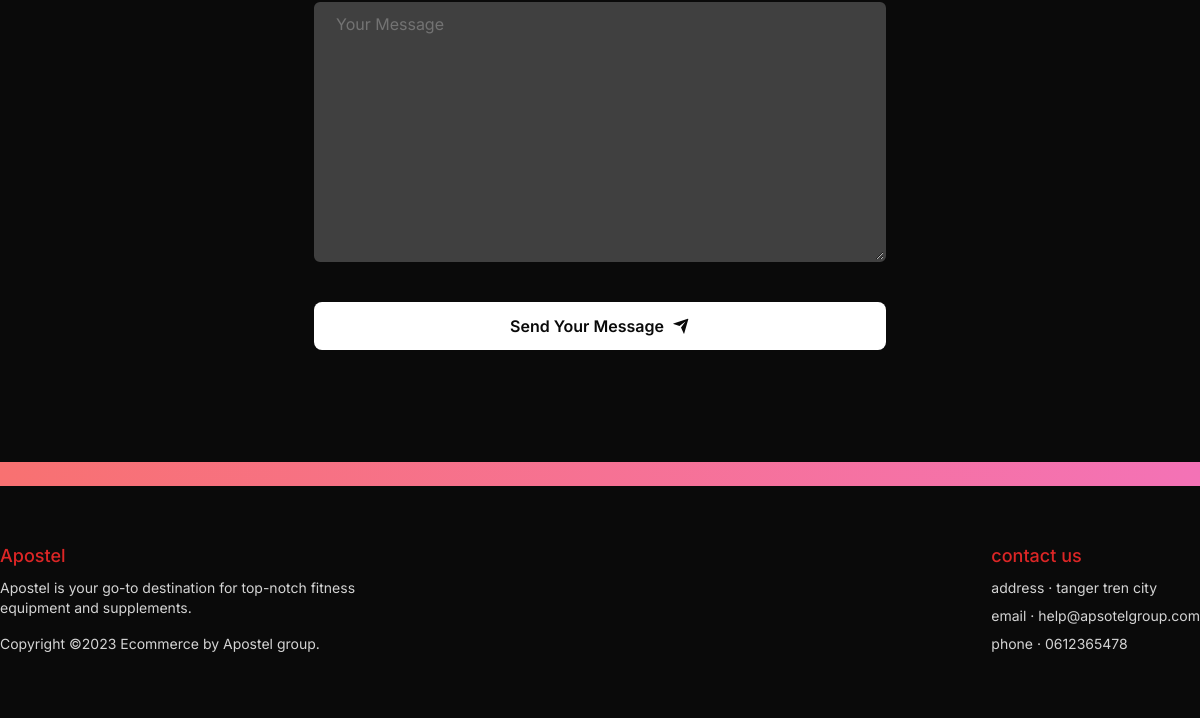
Before: / (lower part) with the older database file.
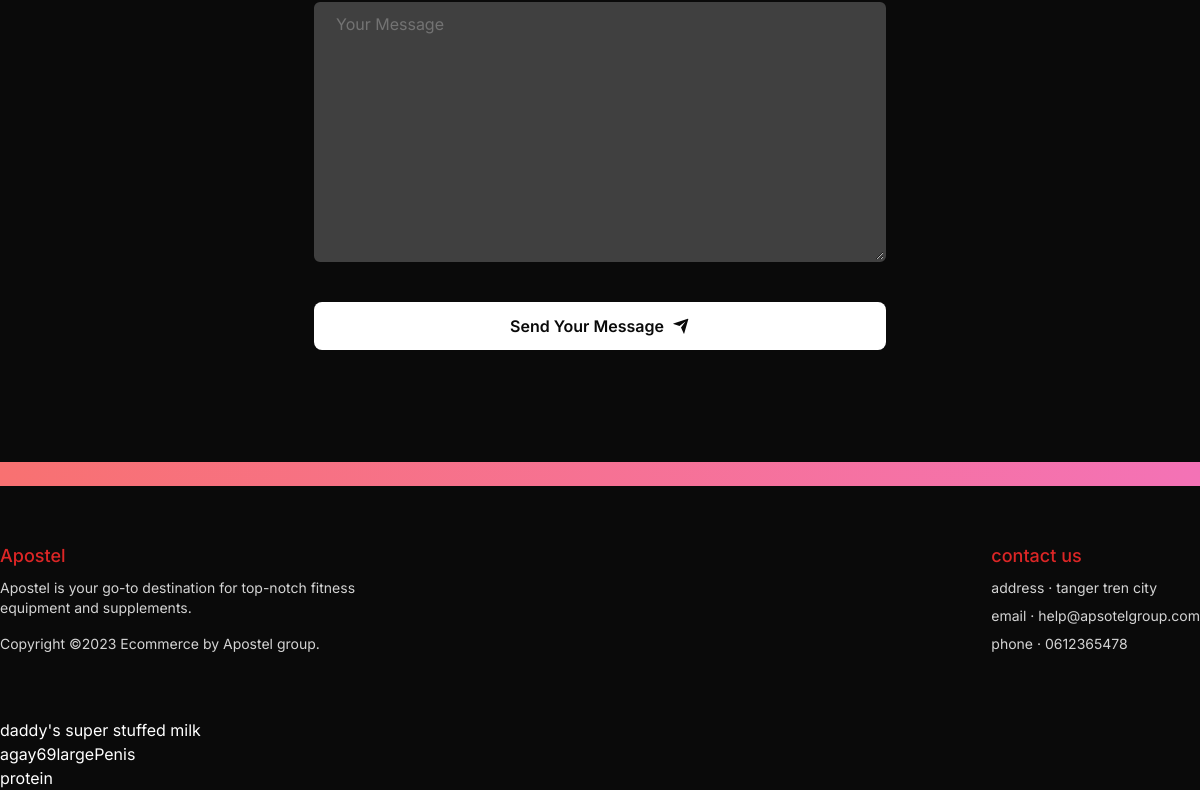
After: the same page with the newer database file.
### ecom/models.py (models this page shows)
class Product(models.Model):
    id = models.AutoField(primary_key=True)
    description = models.TextField(null=True)
    name = models.CharField(max_length=255)
    type = models.CharField(max_length=50, null=True)
    def __str__(self):
        return self.name

### ecom/api/index.py (the view)
# urls.py: path("", views.index, name="index"),
def index(request):
    products=Product.objects.all()
    product_images = {}
    for product in products:
        images = ProductToImage.objects.filter(product_id=product.id)
        product_images[product] = images
    print(product_images)
    return render(request, "ecom/index.html", {"products":products,'product_images': product_images})

### ecom/models.py (called while the page is built)
    def __str__(self):
        return f"{self.product_id.name} - Image {self.image_id.id}"

### ecom/templates/ecom/index.html (shortened to what this page needs)
{% load static %}
<!DOCTYPE html>
<html lang="en">
<head>
	<link rel="stylesheet" href="{% static 'ecom/index.css' %}" />
	<link rel="stylesheet" href="{% static 'ecom/nav.css' %}" />
	<link rel="stylesheet" href="{% static 'ecom/global.css' %}" />
</head>
<body>
	<main class="w-full">
		<section id="contactUs" class="w-full my-10 max-w-[1200px] mx-auto">
			<form class="flex flex-col w-fit justify-center items-center mx-auto">
				<textarea rows="10" type="textarea" class="custom-input w-full mt-4" placeholder="Your Message"></textarea>
				<button type="submit" class="inline-flex items-center justify-center gap-x-2 font-semibold text-neutral-950 hover:text-neutral-700 bg-white hover:bg-neutral-100 py-3 w-full rounded-lg mt-10">
					Send Your Message
					<svg xmlns="http://www.w3.org/2000/svg" width="18" height="18" viewBox="0 0 24 24" class="fill-neutral-950">
						<path d="M1.946 9.315c-.522-.174-.527-.455.01-.634L21.044 2.32c.529-.176.832.12.684.638l-5.454 19.086c-.15.529-.455.547-.679.045L12 14l6-8l-8 6z" />
					</svg>
				</button>
			</form>
		</section>
		{% include "ecom/footer.html" %}
	</main>
    {% for product in products %}
    <h1>{{product.name}}</h1>
	<h1>{{product.description}}</h1>
    <h1>{{product.type}}</h1>
    {% endfor %}
</body>
</html>

### ecom/templates/ecom/footer.html
<footer class="w-full mt-28 pb-14 bg-neutral-950">
	<div class="h-6 w-full bg-gradient-to-r from-[#f87171] to-[#f472b6]"></div>
	<div
		class="flex justify-between items-start w-full max-w-[1200px] mx-auto mt-14"
	>
		<div class="text-left">
			<h2 class="text-red-600 font-medium text-lg mb-2">Apostel</h2>
			<p class="text-neutral-300 text-sm">
				Apostel is your go-to destination for top-notch fitness<br />
				equipment and supplements.
			</p>
			<p class="mt-4 text-neutral-300 text-sm">
				Copyright ©2023 Ecommerce by Apostel group.
			</p>
		</div>
		<div class="ml-auto">
			<h2 class="text-red-600 font-medium text-lg mb-2">contact us</h2>
			<p class="text-neutral-300 text-sm mb-2">address · tanger tren city</p>
			<p class="text-neutral-300 text-sm mb-2">email · help@apsotelgroup.com</p>
			<p class="text-neutral-300 text-sm mb-2">phone · 0612365478</p>
		</div>
	</div>
</footer>

Changed rows visible on the page:
added Product: name "daddy's super stuffed milk", description "agay69largePenis", type "protein"
